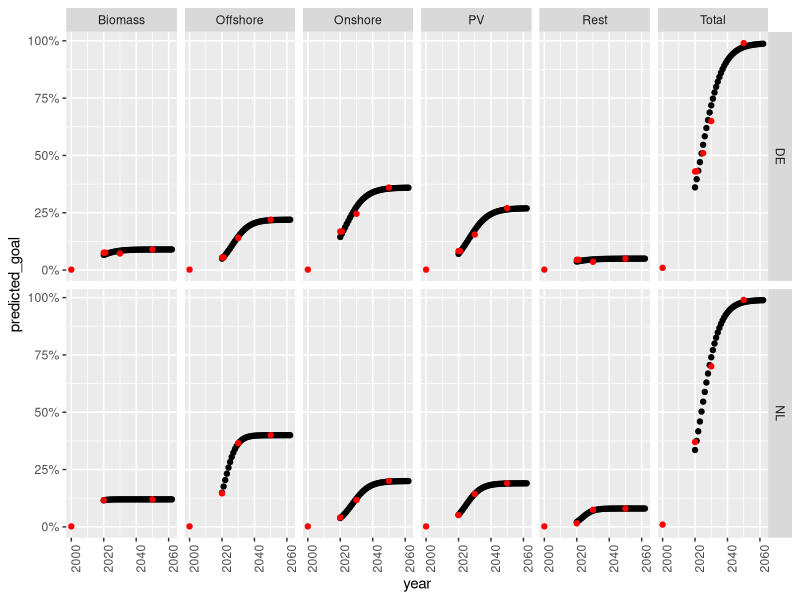

Recreate this plot in R. (Note: this script raises an error after producing the figure.)
library(tidyverse)

emlab_data_folder <- "../../data" 

filename_potentials <- "NECP01techSpecificPotentials.csv"
filename_limits <- "NECP01PotentialLimits.csv"

do_write_csvs <- TRUE

# Function ----------------------------------------------------------------


extrapolate_values <- function(df, var, year_begin = 2016, year_end = 2070, year_timestep = -4, method = "linear"){
  
  new_years <- seq(year_begin, year_end, 1)
  
  if(method == "linear"){
    model <- lm(as.formula(paste(var, "~ year")), df) 
    
    new_y <- predict.lm(
      object = model,
      newdata = data.frame(year = new_years)) 
    
  } else if(method == "capped_glm"){
    
    # maximal value in y will be 100% and resulting curve will look nice
    y_max <- max(df[[var]], na.rm = TRUE)
    df[[var]] <- df[[var]] / y_max 
    
    model <- glm(as.formula(paste(var, "~ year")), family ="binomial", df)
    
    new_y <- predict.glm(
      object = model,
      newdata = data.frame(year = new_years),
      type = "response")
    
    # original scale
    new_y <- new_y * y_max
    
  }
  
  tibble(
    timestep =  seq(from = year_timestep, to = year_end - year_begin + year_timestep, by = 1),
    year = new_years,
    predicted_y = new_y
  ) 
  
}

# NREPs in original model -------------------------------------------------
# Preparations and some data extraction for new goals.

# Renewable energies’ share of gross electricity consumption

original_potentials <- read_csv(file = "data/nodeAndTechSpecificPotentialsDummy.csv")
  
original_potentials_df <- original_potentials %>% 
  rename(target = "realtime") %>% 
  gather(key = "year", value = "target_val", -target)

# Figure out how the ratio of targets for wind and pv was in nreaps 
# because new NECPs have a shared goal now
original_potentials_df %>% 
  filter(target %in% c("nl_target_windon","nl_target_photovoltaics")) %>% 
  spread(key = target, value = target_val) %>% 
  mutate(
    sum = nl_target_windon + nl_target_photovoltaics,
    ration = nl_target_windon / sum) %>% 
  summarise(
    mean = mean(ration),
    sd = sd(ration)
  )
  
# so less wind target
# ratio for wind / pv is about 0.45 -> enter into NECPs_sources.xlsx

# To get 2020 targets
original_potentials_df %>% 
  filter(
    target %in% c("nl_target", "nl_target_windon","nl_target_windoff","nl_target_photovoltaics","nl_target_biomass"),
    year %in% c(2020,2021)
    ) 

# Potential as shares for techs and neutral ------------------------------------------

simulation_length <- 42

# New targets are shares on electricity consumption in year
necp_targets <- read_csv(
  file = "data/NECPs_sources.csv") %>%
  filter(country %in% c("DE", "NL"))
  
necp_targets_original <- necp_targets %>%
  gather(key = "technology", value = "goal", -country, -year) %>% 
  group_by(country, technology)


necp_targets_predicted <-  necp_targets_original %>%
  nest() %>%
  mutate(prediction = map(data, extrapolate_values, 
                          var = "goal", 
                          year_begin = 2020, 
                          year_end = 2020 + simulation_length, 
                          year_timestep = 0,
                          method ="capped_glm")) %>% 
  select(-data) %>% 
  unnest(cols = c("prediction")) %>% 
  ungroup() %>% 
  rename(predicted_goal = predicted_y)

# visual check
necp_targets_predicted %>% 
  ggplot(mapping = aes(x = year, y = predicted_goal)) +
    geom_point() +
    geom_point(mapping = aes(y = goal), data = necp_targets_original, col = "red") +
    scale_y_continuous(labels = scales::percent) +
    theme(axis.text.x = element_text(angle = 90)) +
    facet_grid(country ~ technology)



## Format to the weired format needed by EMLab Generation
# like in original_potentials

necp_targets_predicted_formated_header <- necp_targets_predicted %>% 
  select(timestep, year) %>% 
  distinct() %>% 
  spread(key = "year", value = "timestep") %>% 
  add_column(realtime = "timestep", .before = 0)

necp_targets_predicted_formated <- necp_targets_predicted %>% 
  select(-timestep) %>% 
  mutate(name = paste(country, "target", technology, sep = "_")) %>% 
  spread(key = "year", value = "predicted_goal") %>% 
  select(-country, -technology, realtime = name)
    
necp_targets_predicted_formated <- rbind(
  necp_targets_predicted_formated_header,
  necp_targets_predicted_formated
) 
  
if(do_write_csvs){
  write_csv(necp_targets_predicted_formated, path =  file.path(emlab_data_folder, filename_potentials))
} else {
  necp_targets_predicted_formated
}




# Potential Limits (needed in check function) ------------------------------------------------------------------

## Goal: 
# good limits for my simulations
# reproducible

limits_year_begin <- 2016
limits_year_end <- 2070
limits_year_timestep <- -4


# Potential Limits in the EMLab Generation Auction model set an upper limit to investments and hence is an influencial variable
# TODO: make a sensitivity analysis.

# 1. Total electricity consumption is based on Eurostat and NECP goals and set in NECPs_sourcses.xlsx (exported to consumption.csv)

total_elec_consumption <- read_csv(
  file = "data/consumption.csv") %>%
  filter(
    country %in% c("DE", "NL"),
    year %in% c(2020, 2030, 2060)
  ) %>% 
  gather(key = "technology", value = "consumption", -country, -year)


# 2. we assume that future electricity consumption increases linearly

total_elec_consumption_prediction <- total_elec_consumption %>%
  filter(technology == "Total") %>% 
  group_by(technology, country) %>% 
  nest() %>%
  mutate(prediction = map(data, extrapolate_values, 
                          var = "consumption", 
                          year_begin = limits_year_begin, 
                          year_end = limits_year_end, 
                          year_timestep = limits_year_timestep,
                          method = "linear")) %>% 
  select(-data) %>% 
  unnest(cols = c("prediction")) %>% 
  ungroup() %>% 
  select(country, year, timestep, total_consumption = predicted_y)

# validate: in tick 40 (year 2020 + 40 = 2060), in DE it should be about 600TWh (more or less the demand development in emlab)

total_elec_consumption_prediction %>% 
  filter(timestep == 40)

# 3. Calculate predicted NECP shares for all year that are in total_elec_consumption

necp_targets_predicted_for_consumption <- necp_targets_original %>%
  nest() %>%
  mutate(prediction = map(data, extrapolate_values, 
                          var = "goal", 
                          year_begin = limits_year_begin, 
                          year_end = limits_year_end, 
                          year_timestep = limits_year_timestep,
                          method ="capped_glm")) %>% 
  select(-data) %>% 
  unnest(cols = c("prediction")) %>% 
  ungroup() %>% 
  rename(predicted_share = predicted_y)


# 4. Multiply the predicted NECP shares with the extrapolated total consumption to estimate the realistic deployment of RES

renewables_limits <- total_elec_consumption_prediction %>% 
  left_join(necp_targets_predicted_for_consumption) %>% 
  mutate(predicted_production = total_consumption * predicted_share)

# 5. CHECK: Visual check

renewables_limits %>% 
  ggplot(mapping = aes(x = year, y = predicted_production)) +
    geom_point() +
    theme(axis.text.x = element_text(angle = 90)) +
    facet_grid(country ~ technology) +
    labs(title = "Potential limits for renewables")

# 6. CHECK: Comparing with previous data

original_potential_limits <-  read_csv(file = "data/old_potentialLimits.csv")
original_potential_limits_long <- original_potential_limits %>% 
  gather(key = "time", value = "limit", -timestep) %>% 
  mutate(
    time = as.double(time),
    limit = limit / 10^6,
    technology = fct_recode(timestep, Onshore = "limitWindOn", Offshore =  "limitWindOff", PV = "limitPV")
    ) %>% 
  add_column(country = "NL") %>% 
  select(time, technology, country, limit_old = limit)

renewables_limits_check <- renewables_limits %>% 
  select(time = timestep, technology, country, limit_new = predicted_production)

# The limit_old is the one that was used in Kaveris papers for NL. As it's based on older data, I would expect this to be different 
left_join(original_potential_limits_long, renewables_limits_check) %>% 
  gather(key = "data", value = "limit", limit_old, limit_new) %>% 
  rename(timestep = time) %>% 
  ggplot(mapping = aes(x = timestep, y = limit, color = data)) +
  geom_line() +
  facet_wrap(technology ~ country) + 
  labs(title = "Comparison of old and new data")

# 8. Save in the format for EMLab in data folder, name of original_potential_limits

# original_potential_limits

renewables_limits_formated <- renewables_limits %>% 
  mutate(
    variable = paste("limit", country, technology, sep = "_"),
    predicted_production = predicted_production * 10^6
    ) %>% 
  select(variable, timestep, predicted_production) %>%
  spread(key = timestep, value = predicted_production) %>%
  rename(timestep = variable)
  

if(do_write_csvs){
  write_csv(renewables_limits_formated, path =  file.path(emlab_data_folder, filename_limits))
} else {
  renewables_limits_formated
}



# Additional analyses -----------------------------------------------------

# To compare model demand trend to the one input here.

renewables_limits %>% 
  filter(country == "DE") %>%
  mutate(display = if_else(technology == "Total", "Total", "Techs")) %>% 
  ggplot(mapping = aes(x = timestep, y = predicted_production, fill = technology)) +
    geom_area() +
    # geom_hline(yintercept = 188) + # NL intercepts
    # geom_vline(xintercept = 40) +
    geom_hline(yintercept = 600) + # NL intercepts
    geom_vline(xintercept = 40) +
      theme(axis.text.x = element_text(angle = 90)) +
    facet_grid(display ~ country) +
    labs(
      title = "Demand trend given by NECP and extrapolation",
      subtitle = "To compare to the modeled trend which is linear")

# TODO: check with modelled DE demand trend
# -> There is too much renewable capacity built compared to the demand trend. 

